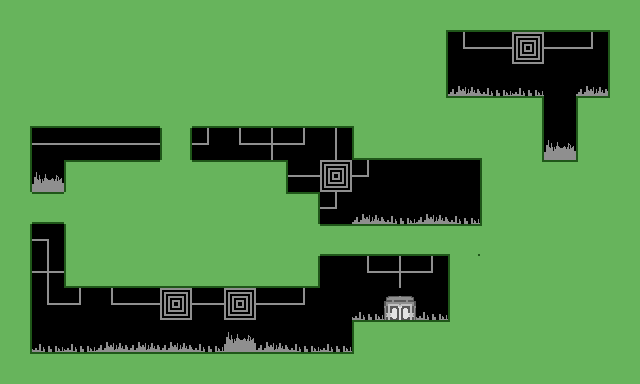

Rendered tile map (Tiled .tmx) drawn with the repository's tilesets; below, a short description and the map source with its tile grids summarised:
An orthogonal 20x12 tile map with 32x32 px tiles, 1 tile layer (Tile Layer 1).

<map version="1.0" orientation="orthogonal" width="20" height="12" tilewidth="32" tileheight="32">
 <tileset firstgid="1" name="sprite" tilewidth="32" tileheight="32">
  <image source="../img/sprite.png" trans="ffffff" width="320" height="640" />
 </tileset>
 <layer name="Tile Layer 1" width="20" height="12">
  <data>[240 cells, 233 non-empty, 27 distinct tile ids]</data>
 </layer>
</map>
